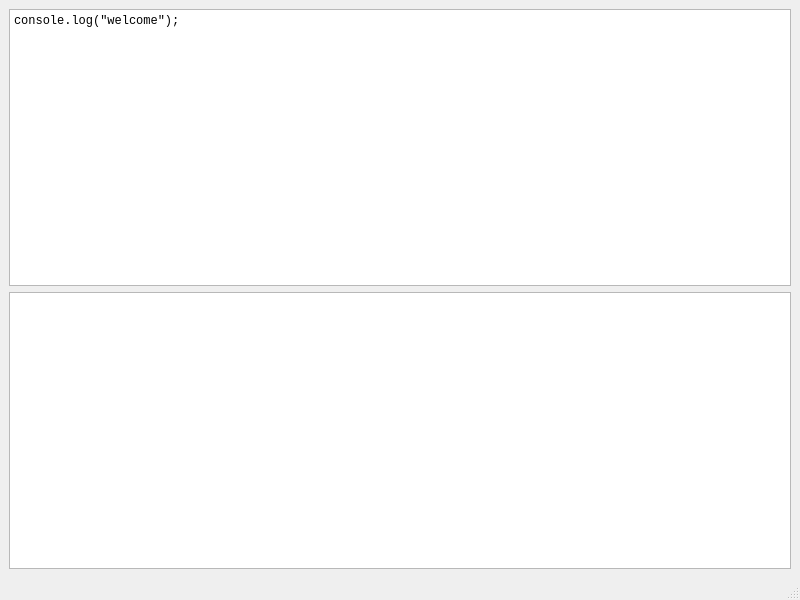
<?xml version="1.0" encoding="UTF-8"?>
<ui version="4.0">
 <class>MainWindow</class>
 <widget class="QMainWindow" name="MainWindow">
  <property name="geometry">
   <rect>
    <x>0</x>
    <y>0</y>
    <width>800</width>
    <height>600</height>
   </rect>
  </property>
  <property name="windowTitle">
   <string>MainWindow</string>
  </property>
  <widget class="QWidget" name="centralwidget">
   <layout class="QGridLayout" name="gridLayout">
    <item row="0" column="0">
     <widget class="QPlainTextEdit" name="scriptEdit">
      <property name="font">
       <font>
        <family>Consolas</family>
       </font>
      </property>
      <property name="plainText">
       <string>console.log(&quot;welcome&quot;);</string>
      </property>
     </widget>
    </item>
    <item row="1" column="0">
     <widget class="QPlainTextEdit" name="consoleOutput">
      <property name="font">
       <font>
        <family>Consolas</family>
       </font>
      </property>
     </widget>
    </item>
   </layout>
  </widget>
  <widget class="QMenuBar" name="menubar">
   <property name="geometry">
    <rect>
     <x>0</x>
     <y>0</y>
     <width>800</width>
     <height>22</height>
    </rect>
   </property>
  </widget>
  <widget class="QStatusBar" name="statusbar"/>
 </widget>
 <resources/>
 <connections/>
</ui>
